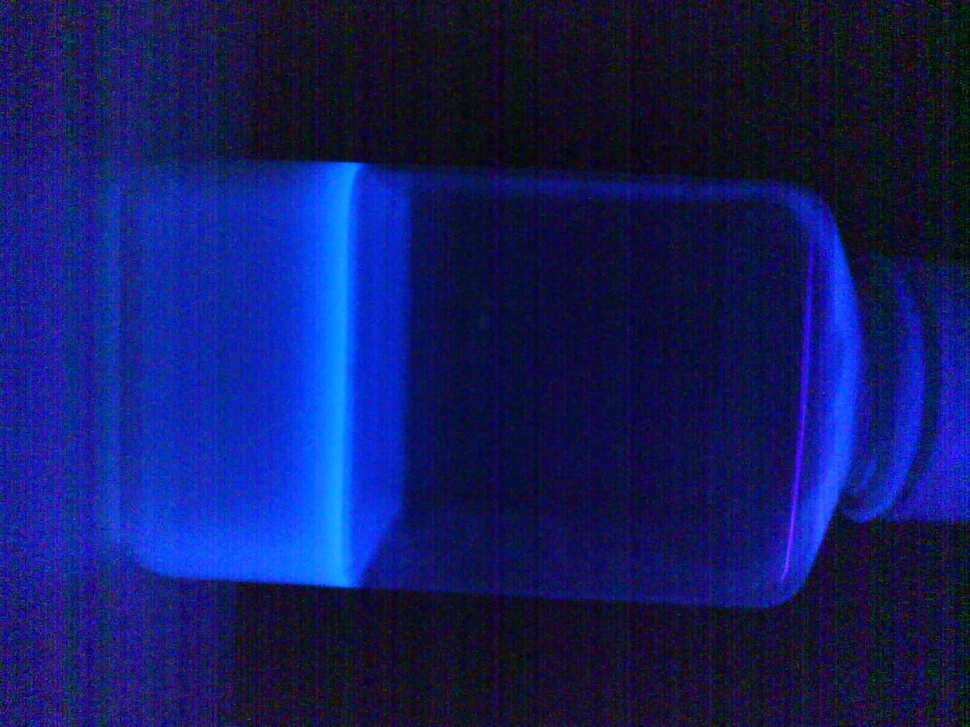
%> input picture MATLAB/Enterolert/Photo20250606161858.jpg, 970 x 727 px, shrunk from 1600 x 1200 before the run
$ octave enter3.m   (GNU Octave 9; MATLAB toolbox functions it lacks are replaced by stand-ins)
%> lines starting %> are read from the running program, lines starting %| are printed output that depends on the picture; in (x1, y1, x2, y2) boxes, pixels count from 0 and x2, y2 are one past the last pixel; in counts of white or black regions, pixels touching at a corner belong together; the program's own positions count from 1
clc;    % Clear the command window.
close all;  % Close all figures (except those of imtool.)
clear;  % Erase all existing variables.
workspace;  % Make sure the workspace panel is showing.
format long g;
format compact;
fontSize = 25;

% Browse for the image file.
[baseFileName, folder] = uigetfile('*.jpg', 'Specify an image file');
%> the answer given: Enterolert/Photo20250606161858.jpg
fullImageFileName = fullfile(folder, baseFileName);

% Check to see that the image exists.
if ~exist(fullImageFileName, 'file')
    message = sprintf('This file does not exist:\n%s', fullImageFileName);
    uiwait(msgbox(message));
    return;
end

% Read in the image.
rgbImage = imread(fullImageFileName);
%> rgbImage is the input picture: size 727x970x3 uint8; mean R, G, B 18, 27, 98
[rows, columns, numberOfColorChannels] = size(rgbImage);
%> rows = 727; columns = 970; numberOfColorChannels = 3
disp(rows);
%|              727
disp(columns);
%|              970

% Compute HSV image.
hsvImage = rgb2hsv(rgbImage);
%> hsvImage: size 727x970x3 double; mean H, S, V 0.649, 0.789, 0.386
hImage1 = hsvImage(:, :, 1);
sImage1 = hsvImage(:, :, 2);
vImage1 = hsvImage(:, :, 3);
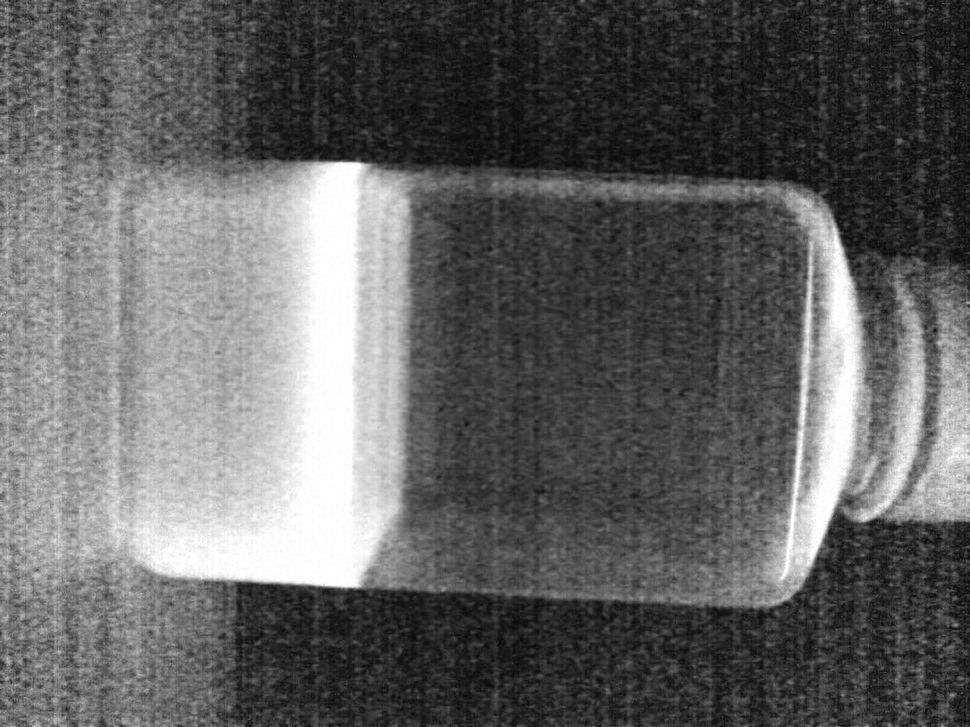
%> vImage1: size 727x970 double; min 0.0157, max 1, mean 0.386

hueTL1 = 0.1;
hueTH1 = 0.6;
saturationTL1 = 0.3; saturationTH1 = 1;
valueTL1 = 0.3; valueTH1 = 1;

hueMaskBlue = (hImage1 >= hueTL1 & hImage1 <= hueTH1);
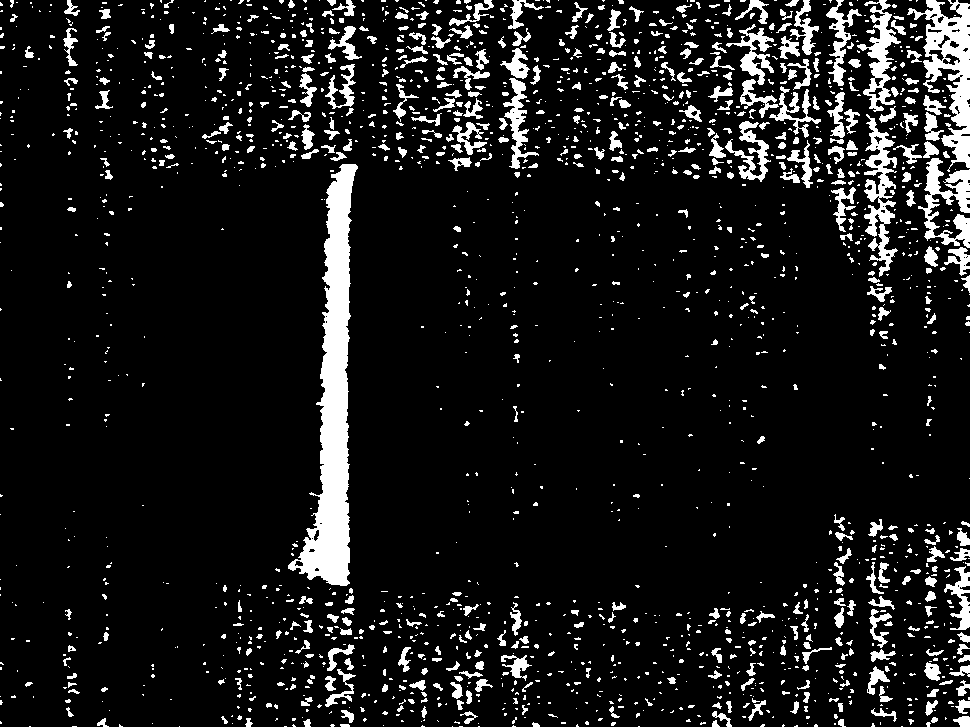
%> hueMaskBlue: size 727x970 logical; 9.9% white; 2025 white regions (1511 under 20 px), largest, box (x1, y1, x2, y2) and area: (288, 164, 358, 586) 11580, (907, 0, 970, 172) 4169, (864, 114, 898, 277) 2275
saturationMaskBlue = (sImage1 >= saturationTL1 & sImage1 <= saturationTH1);
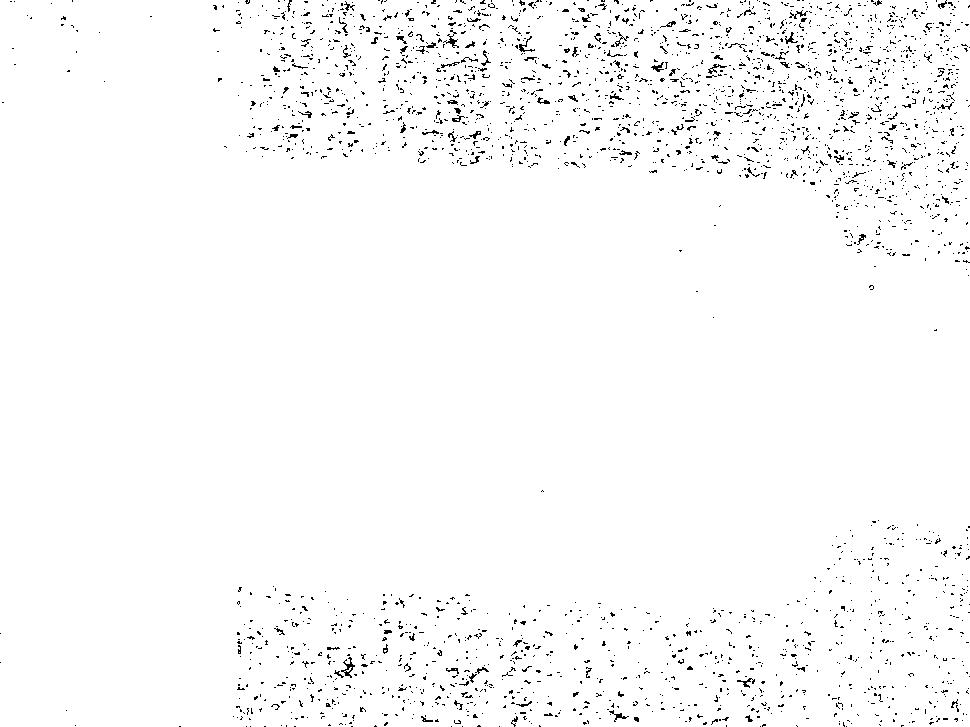
%> saturationMaskBlue: size 727x970 logical; 97.9% white; black in thin lines or dots
valueMaskBlue = (vImage1 >= valueTL1 & vImage1 <= valueTH1);
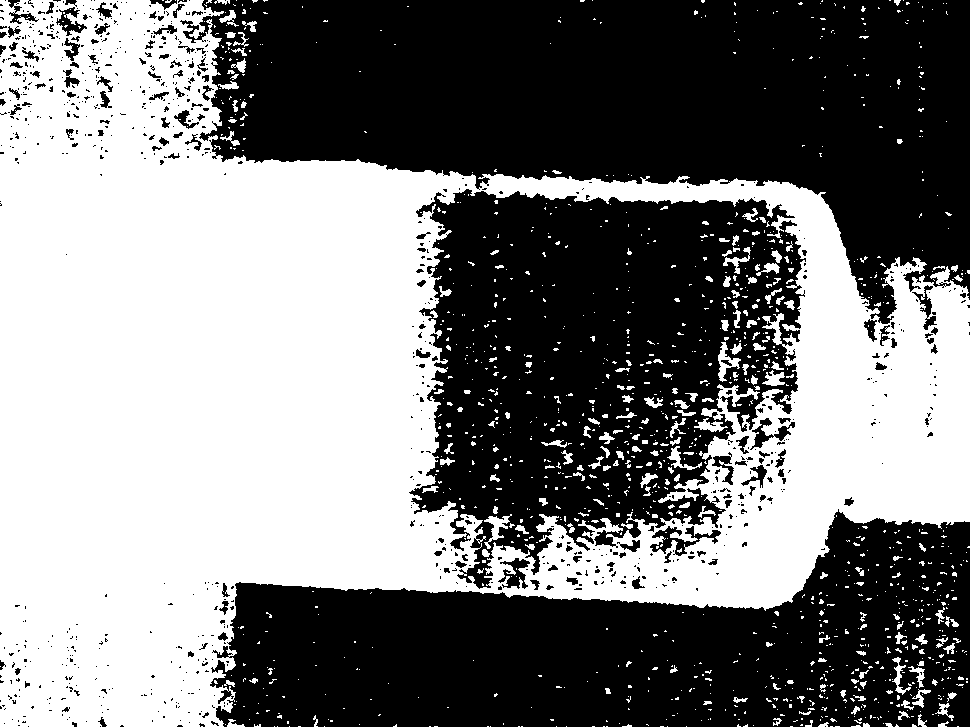
%> valueMaskBlue: size 727x970 logical; 48.8% white; 1269 white regions (1070 under 20 px), largest, box (x1, y1, x2, y2) and area: (0, 0, 970, 727) 328986, (718, 342, 741, 382) 337, (484, 514, 512, 549) 325
binaryImage = hueMaskBlue & saturationMaskBlue & valueMaskBlue;
%> binaryImage: size 727x970 logical; 1.9% white; 410 white regions (391 under 20 px), largest, box (x1, y1, x2, y2) and area: (288, 164, 358, 586) 11580, (105, 170, 113, 180) 49, (67, 35, 77, 43) 37

binaryImage = bwareaopen(binaryImage, 100);
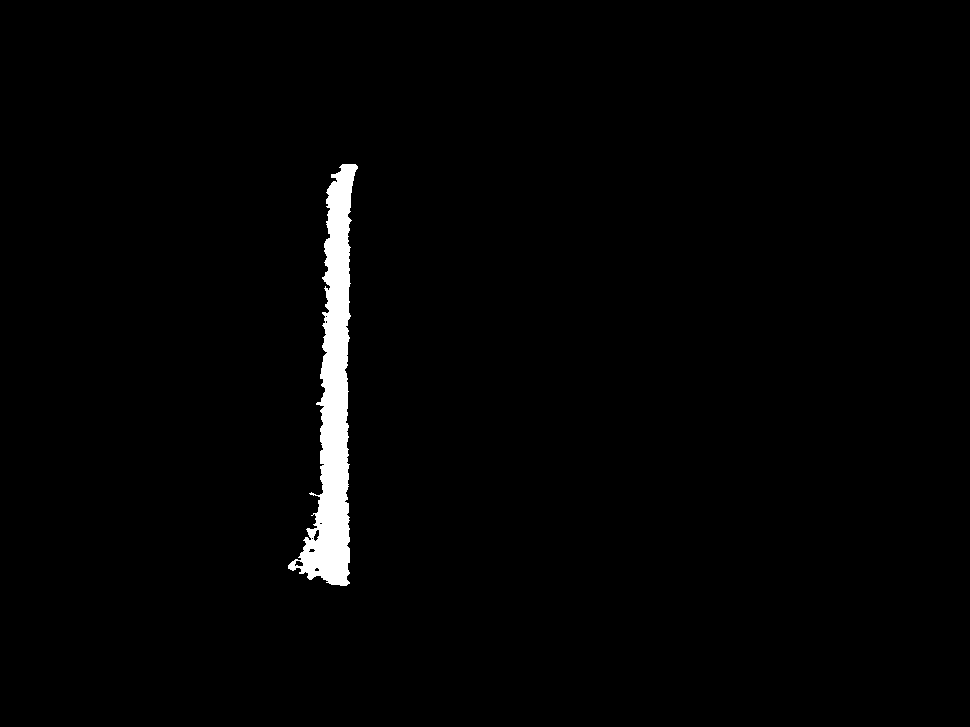
%> binaryImage: size 727x970 logical; 1.6% white; 1 white region

% Get properties of detected objects.
props = regionprops(binaryImage, 'Area', 'Centroid', 'BoundingBox');
%> props = 1 region; box (x1, y1, x2, y2), Area and Centroid: (288, 164, 358, 586) 11580 [334.5 399.6]
num_objs = size(props, 1);
%> num_objs = 1
disp("No of Objects");
disp(num_objs);
%|                1

if num_objs < 1
    message = sprintf('There are no blue objects in the image \n%s', fullImageFileName);
    uiwait(msgbox(message));
    return;
end

% Prepare to store centroid coordinates and area values.
centroids = cat(1, props.Centroid);
%> centroids = [334.5 399.6]
areas = [props.Area]; % Extract areas
%> areas = 11580

% Create a copy of the original image for displaying results
RGB_with_boxes = rgbImage;

% Draw bounding boxes and annotate with area, intensity, and dimensions
for k = 1:num_objs
    thisBoundingBox = props(k).BoundingBox;
    RGB_with_boxes = insertShape(RGB_with_boxes, 'Rectangle', thisBoundingBox, 'Color', 'red', 'LineWidth', 6);

    % Calculate dimensions
    width = thisBoundingBox(3);
    height = thisBoundingBox(4);

    % Ensure centroids are within image bounds
    x = round(centroids(k, 1));
    y = round(centroids(k, 2));

    % Check if the pixel coordinates are valid
    if x > 0 && x <= columns && y > 0 && y <= rows
        pixelValues = impixel(rgbImage, x, y);

        if numel(pixelValues) == 3
            avgIntensityText = sprintf('Area: %.2f\nIntensity: [%d, %d, %d]\nDimensions: [%.1f, %.1f]', ...
                areas(k), round(pixelValues(1)), round(pixelValues(2)), round(pixelValues(3)), width, height);
        else
            avgIntensityText = sprintf('Area: %.2f\nIntensity: [N/A]\nDimensions: [%.1f, %.1f]', areas(k), width, height);
        end
    else
        avgIntensityText = sprintf('Area: %.2f\nIntensity: [N/A]\nDimensions: [%.1f, %.1f]', areas(k), width, height);
    end
end
%> this loop made 1 pass
%> (thisBoundingBox, width, height, x, y, pixelValues) on pass 1: ([288.5 164.5 70 422], 70, 422, 335, 400, [26 136 255])
%> pass 1, `RGB_with_boxes = insertShape(RGB_with_boxes, 'Rectangle', thisBounding..`:
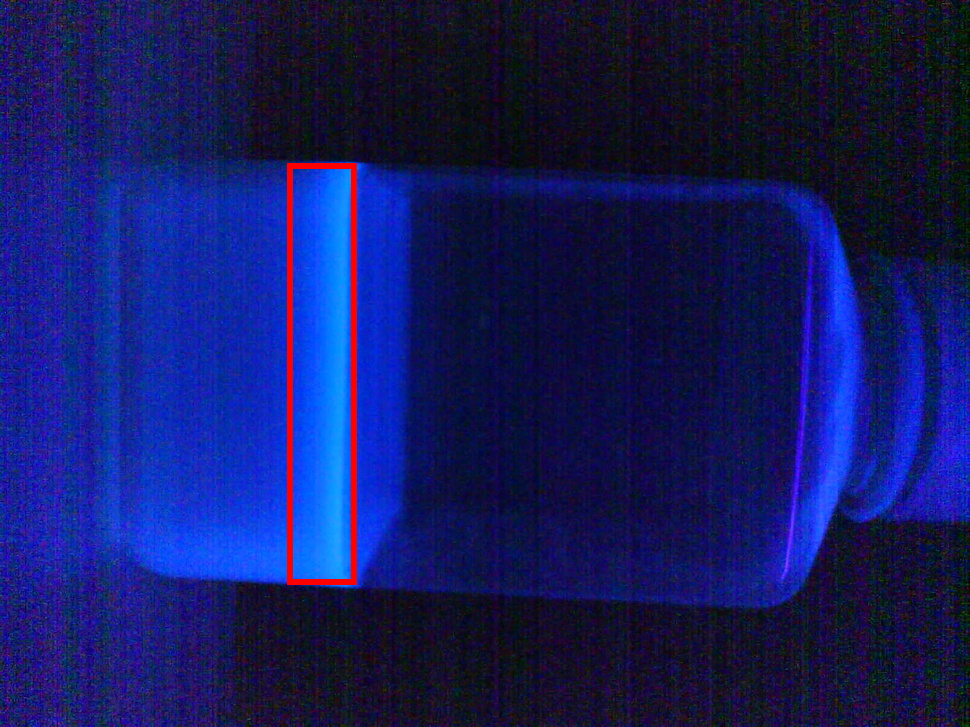
%> RGB_with_boxes: size 727x970x3 uint8; 0.82% of pixels changed, all inside (x1, y1, x2, y2) = (287, 163, 357, 585)

% Display the image with bounding boxes and area/intensity/dimensions annotations
figure;
imshow(RGB_with_boxes);
title("Detected Blue Objects"); % with Bounding Boxes, Areas, Intensities, and Dimensions");
